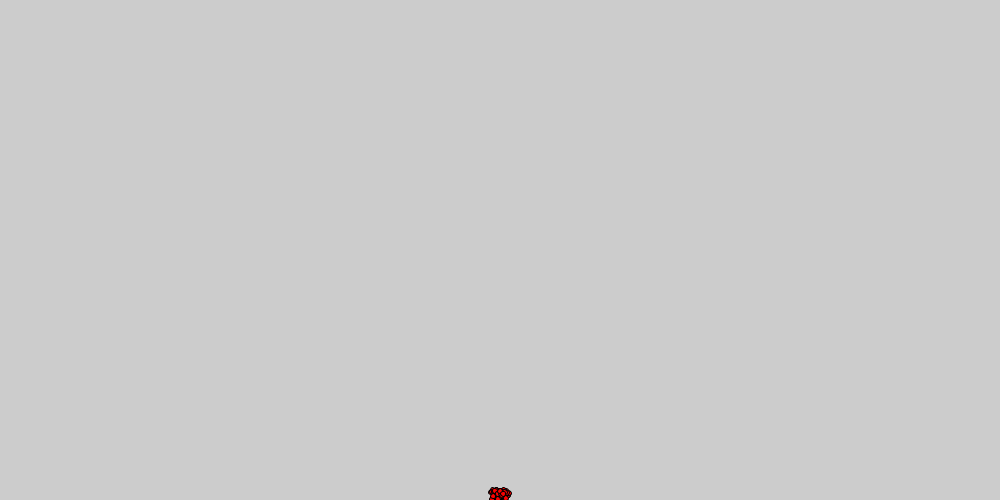
Frame 1 (no input)
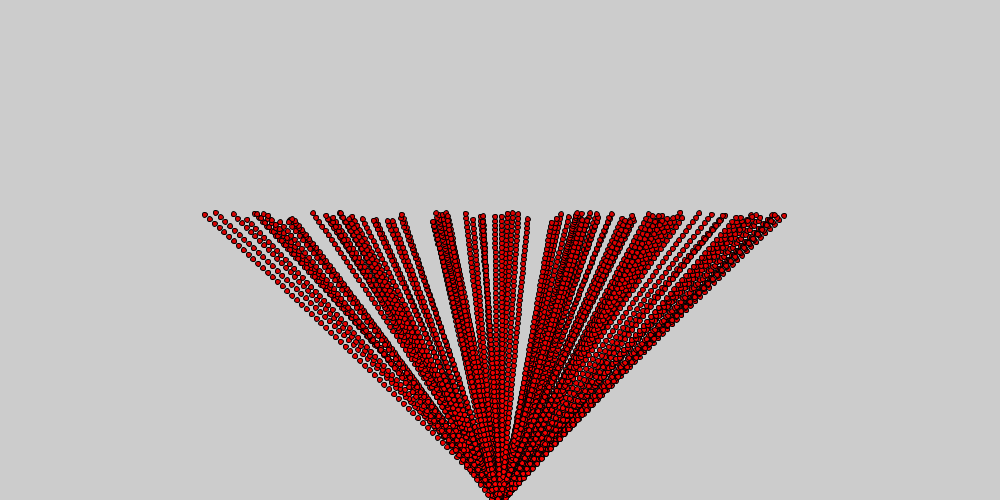
Frame 60 (the mouse pressed at the canvas centre just before this capture)
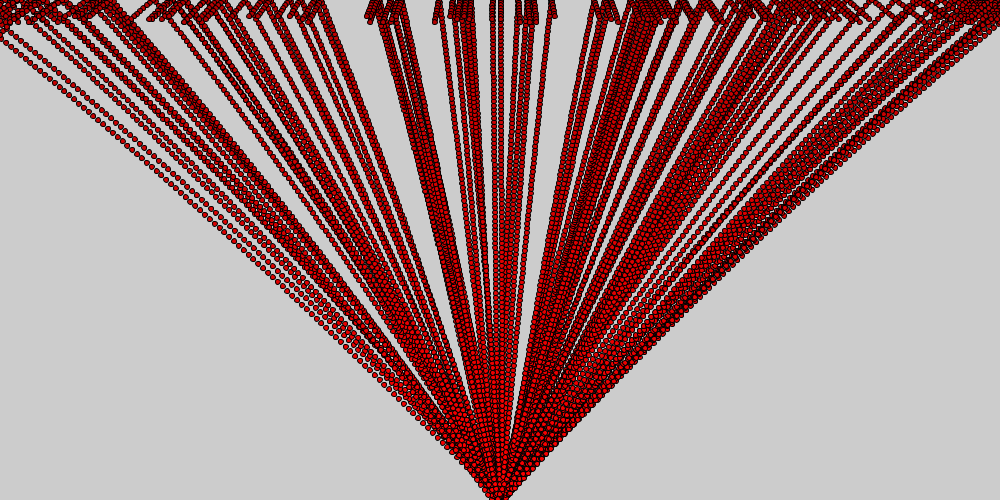
Frame 120 (the mouse held since frame 60 and released just before this capture)

The Processing sketch that drew these frames (run headless with seeded random() and noise(); from frame 60 on, the mouse is pressed at the canvas centre):

// Processing sketch: processing_122087
// ── processing_122087.pde

particle p[] = new particle[100];
float g = 0.01;
void setup()
{
  size(1000,500);
  for(int i = 0; i<p.length; i++)
  p[i] = new particle(
  width/2+random(-5,5), height +random(-5,5),
  random(-5,5),         random(-5,-10)
  );
}

void draw()
{
  for (particle n : p)
  {
    n.move();
    n.draw();
  }
}
class particle

{
  float x,y;
  float v_x, v_y;
  float life,age;
  
  particle(float initx, float inity, float initv_x, float initv_y)
  {
    x = initx; y = inity;
    v_x = initv_x; v_y = initv_y;
    age = 0; life = 200;
  }
  
void draw()
{
  float f = constrain(norm(age,0,life), 0, 1);
  color born = color(255,0,0);
  color dead = color(10,0,0);
  fill( lerpColor(born,dead,f) );
  ellipse(x,y,5,5);
}
  
void move()
{
    x += v_x; y += v_y;
    v_y += g;
    
    if(y>height ) { y=height; v_y *= -random(-.5,0.7); }
    if(y<0      ) { y=0;      v_y *= -0.7; }
    if(x>width  ) { x=width;  v_x *= -0.7; }
    if(x<0      ) { x=0;      v_x *= -0.7; }
    age+=0.5;
}

}
